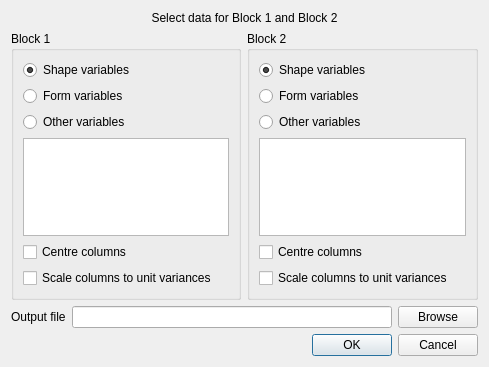
<ui version="4.0" >
 <class>PLSDialog</class>
 <widget class="QDialog" name="PLSDialog" >
  <property name="geometry" >
   <rect>
    <x>0</x>
    <y>0</y>
    <width>489</width>
    <height>367</height>
   </rect>
  </property>
  <property name="windowTitle" >
   <string>Partial Least Squares (2 Blocks)</string>
  </property>
  <layout class="QGridLayout" name="gridLayout" >
   <item row="0" column="0" colspan="2" >
    <widget class="QLabel" name="label" >
     <property name="text" >
      <string>Select data for Block 1 and Block 2</string>
     </property>
     <property name="alignment" >
      <set>Qt::AlignCenter</set>
     </property>
    </widget>
   </item>
   <item row="1" column="0" >
    <widget class="QGroupBox" name="groupBox" >
     <property name="title" >
      <string>Block 1</string>
     </property>
     <layout class="QGridLayout" name="gridLayout_2" >
      <item row="0" column="0" >
       <widget class="QRadioButton" name="radioButton" >
        <property name="text" >
         <string>Shape variables</string>
        </property>
        <property name="checked" >
         <bool>true</bool>
        </property>
       </widget>
      </item>
      <item row="1" column="0" >
       <widget class="QRadioButton" name="radioButton_2" >
        <property name="text" >
         <string>Form variables</string>
        </property>
       </widget>
      </item>
      <item row="2" column="0" >
       <widget class="QRadioButton" name="radioButton_3" >
        <property name="text" >
         <string>Other variables</string>
        </property>
       </widget>
      </item>
      <item row="3" column="0" >
       <widget class="QListWidget" name="listWidget" />
      </item>
      <item row="4" column="0" >
       <widget class="QCheckBox" name="checkBox_2" >
        <property name="text" >
         <string>Centre columns</string>
        </property>
       </widget>
      </item>
      <item row="5" column="0" >
       <widget class="QCheckBox" name="checkBox_3" >
        <property name="text" >
         <string>Scale columns to unit variances</string>
        </property>
       </widget>
      </item>
     </layout>
    </widget>
   </item>
   <item row="1" column="1" >
    <widget class="QGroupBox" name="groupBox_2" >
     <property name="title" >
      <string>Block 2</string>
     </property>
     <layout class="QGridLayout" name="gridLayout_3" >
      <item row="0" column="0" >
       <widget class="QRadioButton" name="radioButton_4" >
        <property name="text" >
         <string>Shape variables</string>
        </property>
        <property name="checked" >
         <bool>true</bool>
        </property>
       </widget>
      </item>
      <item row="1" column="0" >
       <widget class="QRadioButton" name="radioButton_5" >
        <property name="text" >
         <string>Form variables</string>
        </property>
       </widget>
      </item>
      <item row="2" column="0" >
       <widget class="QRadioButton" name="radioButton_6" >
        <property name="text" >
         <string>Other variables</string>
        </property>
       </widget>
      </item>
      <item row="3" column="0" >
       <widget class="QListWidget" name="listWidget_2" />
      </item>
      <item row="4" column="0" >
       <widget class="QCheckBox" name="checkBox_4" >
        <property name="text" >
         <string>Centre columns</string>
        </property>
       </widget>
      </item>
      <item row="5" column="0" >
       <widget class="QCheckBox" name="checkBox_5" >
        <property name="text" >
         <string>Scale columns to unit variances</string>
        </property>
       </widget>
      </item>
     </layout>
    </widget>
   </item>
   <item row="6" column="0" colspan="2" >
    <widget class="QDialogButtonBox" name="buttonBox" >
     <property name="orientation" >
      <enum>Qt::Horizontal</enum>
     </property>
     <property name="standardButtons" >
      <set>QDialogButtonBox::Cancel|QDialogButtonBox::Ok</set>
     </property>
    </widget>
   </item>
   <item row="4" column="0" colspan="2" >
    <layout class="QHBoxLayout" name="horizontalLayout" >
     <item>
      <widget class="QLabel" name="label_2" >
       <property name="text" >
        <string>Output file</string>
       </property>
      </widget>
     </item>
     <item>
      <widget class="QLineEdit" name="lineEdit" />
     </item>
     <item>
      <widget class="QPushButton" name="pushButton" >
       <property name="text" >
        <string>Browse</string>
       </property>
      </widget>
     </item>
    </layout>
   </item>
   <item row="5" column="0" >
    <spacer name="verticalSpacer" >
     <property name="orientation" >
      <enum>Qt::Vertical</enum>
     </property>
     <property name="sizeHint" stdset="0" >
      <size>
       <width>20</width>
       <height>40</height>
      </size>
     </property>
    </spacer>
   </item>
  </layout>
 </widget>
 <resources/>
 <connections>
  <connection>
   <sender>buttonBox</sender>
   <signal>accepted()</signal>
   <receiver>PLSDialog</receiver>
   <slot>accept()</slot>
   <hints>
    <hint type="sourcelabel" >
     <x>248</x>
     <y>254</y>
    </hint>
    <hint type="destinationlabel" >
     <x>157</x>
     <y>274</y>
    </hint>
   </hints>
  </connection>
  <connection>
   <sender>buttonBox</sender>
   <signal>rejected()</signal>
   <receiver>PLSDialog</receiver>
   <slot>reject()</slot>
   <hints>
    <hint type="sourcelabel" >
     <x>316</x>
     <y>260</y>
    </hint>
    <hint type="destinationlabel" >
     <x>286</x>
     <y>274</y>
    </hint>
   </hints>
  </connection>
 </connections>
</ui>
